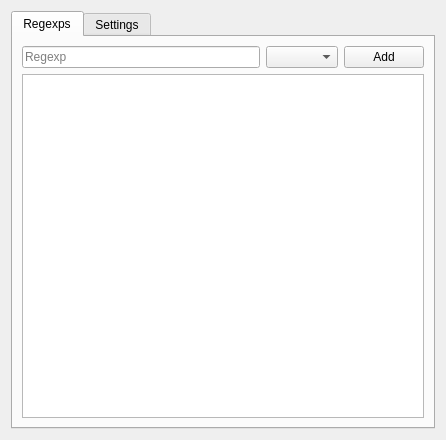
<?xml version="1.0" encoding="UTF-8"?>
<ui version="4.0">
 <class>HighlighterSettingsForm</class>
 <widget class="QWidget" name="HighlighterSettingsForm">
  <property name="geometry">
   <rect>
    <x>0</x>
    <y>0</y>
    <width>446</width>
    <height>440</height>
   </rect>
  </property>
  <property name="windowTitle">
   <string>Form</string>
  </property>
  <layout class="QGridLayout" name="gridLayout">
   <item row="0" column="0">
    <widget class="QTabWidget" name="tabWidget">
     <property name="currentIndex">
      <number>0</number>
     </property>
     <widget class="QWidget" name="regexps">
      <attribute name="title">
       <string>Regexps</string>
      </attribute>
      <layout class="QGridLayout" name="gridLayout_2">
       <item row="0" column="0">
        <widget class="QLineEdit" name="regexp">
         <property name="placeholderText">
          <string>Regexp</string>
         </property>
        </widget>
       </item>
       <item row="0" column="1">
        <widget class="QComboBox" name="regexptype">
         <property name="currentIndex">
          <number>-1</number>
         </property>
         <property name="maxVisibleItems">
          <number>6</number>
         </property>
         <property name="maxCount">
          <number>6</number>
         </property>
        </widget>
       </item>
       <item row="4" column="0" colspan="3">
        <widget class="QListWidget" name="regexpsList"/>
       </item>
       <item row="0" column="2">
        <widget class="QPushButton" name="addRegexp">
         <property name="text">
          <string>Add</string>
         </property>
        </widget>
       </item>
      </layout>
     </widget>
     <widget class="QWidget" name="highlightersettings">
      <attribute name="title">
       <string>Settings</string>
      </attribute>
      <layout class="QGridLayout" name="gridLayout_3">
       <item row="0" column="0">
        <widget class="QCheckBox" name="enableSimpleHighlights">
         <property name="text">
          <string>Enable simple default regexp</string>
         </property>
         <property name="checked">
          <bool>true</bool>
         </property>
         <property name="tristate">
          <bool>false</bool>
         </property>
        </widget>
       </item>
       <item row="1" column="0">
        <widget class="QLineEdit" name="pattern">
         <property name="text">
          <string notr="true"/>
         </property>
         <property name="placeholderText">
          <string>Simple regexp</string>
         </property>
        </widget>
       </item>
       <item row="3" column="0">
        <spacer name="verticalSpacer">
         <property name="orientation">
          <enum>Qt::Vertical</enum>
         </property>
         <property name="sizeHint" stdset="0">
          <size>
           <width>20</width>
           <height>40</height>
          </size>
         </property>
        </spacer>
       </item>
      </layout>
     </widget>
    </widget>
   </item>
  </layout>
 </widget>
 <resources/>
 <connections/>
</ui>
